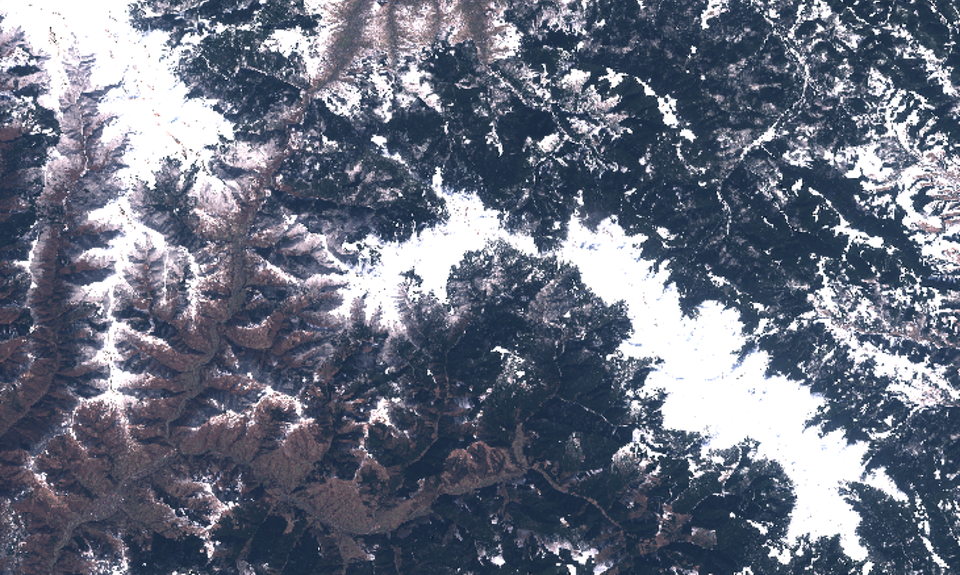
#> input picture images/naturalimage.png, 960 x 575 px, shrunk from 1488 x 892 before the run
$ jupyter execute --allow-errors demo.ipynb
#> lines starting #> are read from the running program, lines starting #| are printed output that depends on the picture
### algorithm.py
import cv2
import numpy as np
import matplotlib.pyplot as plt
import time


def measure_performance(matcher, image1, image2):
    start_time = time.time()
    keypoints1, descriptors1 = matcher.find_keypoints_and_descriptors(image1)
    keypoints2, descriptors2 = matcher.find_keypoints_and_descriptors(image2)
    good_matches = matcher.match(descriptors1, descriptors2)
    end_time = time.time()

    execution_time = end_time - start_time
    num_matches = len(good_matches)

    return num_matches, execution_time


class SIFTMatcher:
    def __init__(self, ratio_thresh=0.6):
        self.ratio_thresh = ratio_thresh
        self.sift = cv2.SIFT_create()

    def find_keypoints_and_descriptors(self, image):
        grayscale = cv2.cvtColor(image, cv2.COLOR_BGR2GRAY)
        keypoints, descriptors = self.sift.detectAndCompute(grayscale, None)
        return keypoints, descriptors

    def match(self, descriptors1, descriptors2):
        bf = cv2.BFMatcher(cv2.NORM_L2)
        matches = bf.knnMatch(descriptors1, descriptors2, k=2)
        good = [m for m, n in matches if m.distance < self.ratio_thresh * n.distance]
        return good


class RANSACFilter:
    def __init__(self, reprojection_thresh=2.0):
        self.reprojection_thresh = reprojection_thresh

    def apply(self, keypoints1, keypoints2, matches):
        if not matches:
            return None, None
        pts1 = np.float32([keypoints1[m.queryIdx].pt for m in matches]).reshape(-1, 1, 2)
        pts2 = np.float32([keypoints2[m.trainIdx].pt for m in matches]).reshape(-1, 1, 2)
        M, mask = cv2.findHomography(pts1, pts2, cv2.RANSAC, self.reprojection_thresh)
        return M, mask

    # [7 lines left out: function check_geometric_consistency, not called in this run]


class ORBMatcher:
    def __init__(self, number_of_points=1000, fast_threshold=20):
        self.orb = cv2.ORB_create(nfeatures=number_of_points, fastThreshold=fast_threshold)

    def find_keypoints_and_descriptors(self, image):
        grayscale = cv2.cvtColor(image, cv2.COLOR_BGR2GRAY)
        keypoints, descriptors = self.orb.detectAndCompute(grayscale, None)
        return keypoints, descriptors

    def match(self, descriptors1, descriptors2):
        bf = cv2.BFMatcher(cv2.NORM_HAMMING, crossCheck=True)
        matches = bf.match(descriptors1, descriptors2)
        matches = sorted(matches, key=lambda x: x.distance)
        return matches


class AKAZEMatcher:
    def __init__(self):
        self.akaze = cv2.AKAZE_create()

    def find_keypoints_and_descriptors(self, image):
        grayscale = cv2.cvtColor(image, cv2.COLOR_BGR2GRAY)
        keypoints, descriptors = self.akaze.detectAndCompute(grayscale, None)
        return keypoints, descriptors

    def match(self, descriptors1, descriptors2):
        bf = cv2.BFMatcher(cv2.NORM_HAMMING, crossCheck=True)
        matches = bf.match(descriptors1, descriptors2)
        matches = sorted(matches, key=lambda x: x.distance)
        return matches

### demo.ipynb
[cell 1]
import numpy as np
import cv2
from matplotlib import pyplot as plt

# Uploading key points and descriptors from .npz files
#> (the rest of this cell did not finish here and is left out)

[cell 2]
from algorithm import *

# Загрузка изображений
image1 = cv2.imread('images/naturalimage.png')
#> image1 is the input picture: shape (575, 960, 3); mean B, G, R 129.2, 113.6, 107.2
image2 = cv2.imread('images/image_3.png')
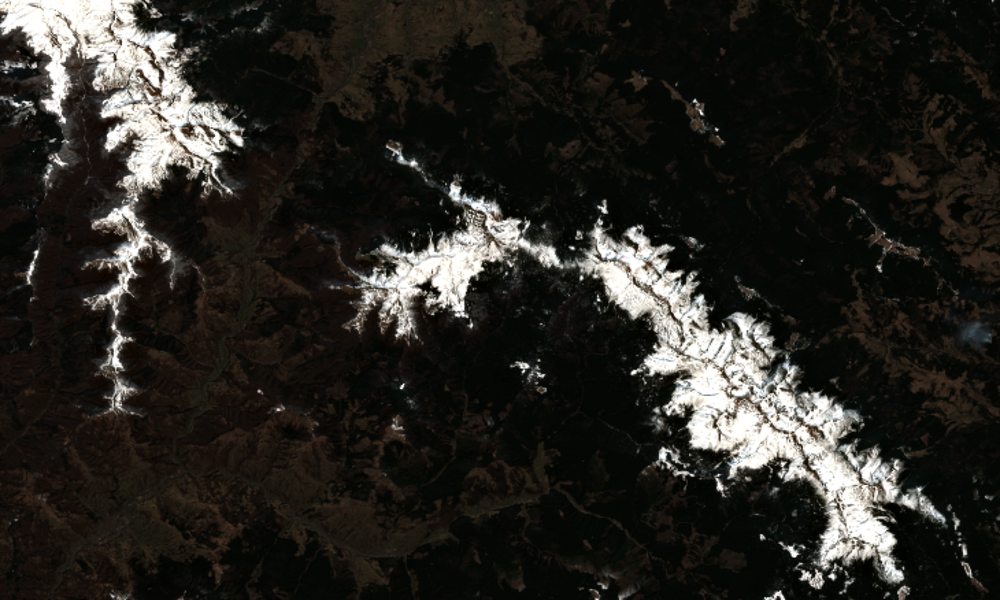
#> input picture images/image_3.png, 1000 x 600 px, shrunk from 1550 x 930 before the run
#> image2 is the input picture: shape (600, 1000, 3); mean B, G, R 33.4, 37.8, 39.4

sift_matcher = SIFTMatcher(ratio_thresh=0.75)
orb_matcher = ORBMatcher(number_of_points=500)
akaze_matcher = AKAZEMatcher()

sift_performance = measure_performance(sift_matcher, image1, image2)
#> in find_keypoints_and_descriptors, `grayscale = cv2.cvtColor(image, cv2.COLOR_BGR2GRAY)`:
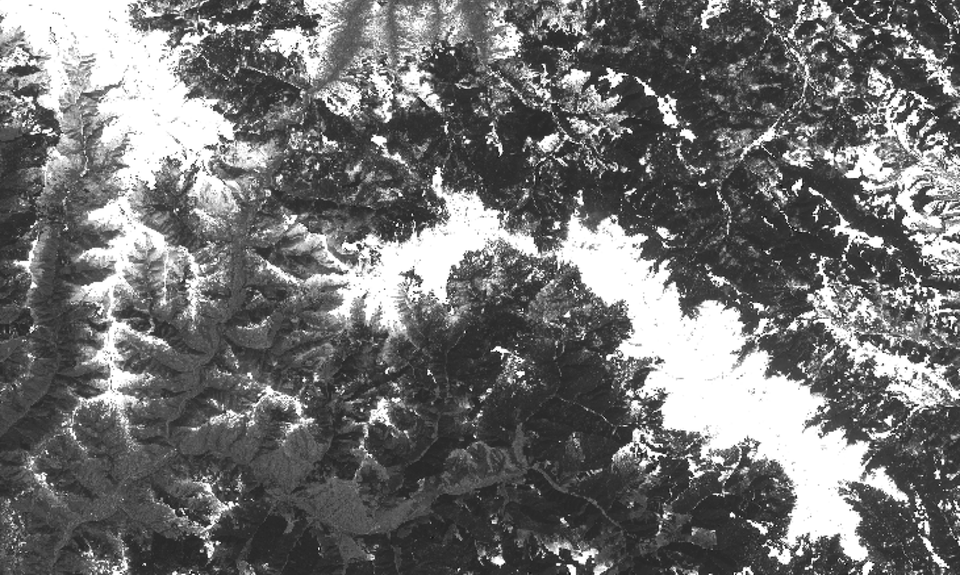
#> grayscale: shape (575, 960); min 1, max 255, mean 113.4
#> in find_keypoints_and_descriptors, `keypoints, descriptors = self.sift.detectAndCompute(grayscale, None)`: keypoints = 7317 keypoints; strongest (x, y, size): (688, 71, 1.9), (732, 515, 3.3), (397, 225, 1.9), (693, 49, 3.8)
#> in measure_performance, `keypoints1, descriptors1 = matcher.find_keypoints_and_descriptors(imag..`: keypoints1 has the same summary as keypoints in find_keypoints_and_descriptors
#> in find_keypoints_and_descriptors (call 2), `keypoints, descriptors = self.sift.detectAndCompute(grayscale, None)`: keypoints = 3226 keypoints; strongest (x, y, size): (832, 576, 4), (633, 372, 3.4), (794, 554, 4.8), (598, 300, 2)
#> in measure_performance, `keypoints2, descriptors2 = matcher.find_keypoints_and_descriptors(imag..`: keypoints2 has the same summary as keypoints in find_keypoints_and_descriptors
#> in match, `matches = bf.knnMatch(descriptors1, descriptors2, k=2)`: matches = 7317 matches
#> in match, `good = [m for m, n in matches if m.distance < self.ratio_thresh * n.di..`: good = 112 matches
#> in measure_performance, `num_matches = len(good_matches)`: num_matches = 112
#> sift_performance = (112, 2.13)
orb_performance = measure_performance(orb_matcher, image1, image2)
#> in find_keypoints_and_descriptors, `keypoints, descriptors = self.orb.detectAndCompute(grayscale, None)`: keypoints = 500 keypoints; strongest (x, y, size): (920, 526, 31), (653, 456, 31), (845, 248, 31), (656, 459, 31)
#> in measure_performance (call 2), `keypoints1, descriptors1 = matcher.find_keypoints_and_descriptors(imag..`: keypoints1 has the same summary as keypoints in find_keypoints_and_descriptors
#> in find_keypoints_and_descriptors (call 2), `keypoints, descriptors = self.orb.detectAndCompute(grayscale, None)`: keypoints = 500 keypoints; strongest (x, y, size): (793, 556, 37.2), (523, 371, 31), (632, 373, 31), (782, 463, 31)
#> in measure_performance (call 2), `keypoints2, descriptors2 = matcher.find_keypoints_and_descriptors(imag..`: keypoints2 has the same summary as keypoints in find_keypoints_and_descriptors
#> in match, `matches = bf.match(descriptors1, descriptors2)`: matches = 166 matches
#> orb_performance = (166, 0.0823)
akaze_performance = measure_performance(akaze_matcher, image1, image2)
#> in find_keypoints_and_descriptors, `keypoints, descriptors = self.akaze.detectAndCompute(grayscale, None)`: keypoints = 4760 keypoints; strongest (x, y, size): (876, 242, 8.1), (379, 140, 8.1), (687, 134, 8.1), (662, 231, 8.1)
#> in measure_performance (call 3), `keypoints1, descriptors1 = matcher.find_keypoints_and_descriptors(imag..`: keypoints1 has the same summary as keypoints in find_keypoints_and_descriptors
#> in find_keypoints_and_descriptors (call 2), `keypoints, descriptors = self.akaze.detectAndCompute(grayscale, None)`: keypoints = 2282 keypoints; strongest (x, y, size): (547, 256, 16.1), (187, 130, 8.1), (548, 256, 11.4), (454, 192, 11.4)
#> in measure_performance (call 3), `keypoints2, descriptors2 = matcher.find_keypoints_and_descriptors(imag..`: keypoints2 has the same summary as keypoints in find_keypoints_and_descriptors
#> in match, `matches = bf.match(descriptors1, descriptors2)`: matches = 998 matches
#> akaze_performance = (998, 1.08)

print(f"SIFT: Matches - {sift_performance[0]}, Time - {sift_performance[1]:.2f} seconds")
#| SIFT: Matches - 112, Time - 2.13 seconds
print(f"ORB: Matches - {orb_performance[0]}, Time - {orb_performance[1]:.2f} seconds")
#| ORB: Matches - 166, Time - 0.08 seconds
print(f"A-KAZE: Matches - {akaze_performance[0]}, Time - {akaze_performance[1]:.2f} seconds")
#| A-KAZE: Matches - 998, Time - 1.08 seconds

[cell 3]
def draw_matches_ransac(image1, keypoints1, image2, keypoints2, matches, title='Matches'):
    ransac_filter = RANSACFilter()
    M, mask = ransac_filter.apply(keypoints1, keypoints2, matches)
    if M is not None:
        draw_params = dict(matchColor=(0, 255, 0),
                           singlePointColor=None,
                           matchesMask=mask.ravel().tolist(),
                           flags=2)
        img_matches = cv2.drawMatches(image1, keypoints1, image2, keypoints2, matches, None, **draw_params)

        plt.figure(figsize=(10, 5))
        plt.imshow(img_matches)
        plt.title(title)
        plt.show()

siftkeypoints1, siftdescriptors1 = sift_matcher.find_keypoints_and_descriptors(image1)
#> in find_keypoints_and_descriptors (call 3), `keypoints, descriptors = self.sift.detectAndCompute(grayscale, None)`: keypoints = 7317 keypoints; strongest (x, y, size): (688, 71, 1.9), (732, 515, 3.3), (397, 225, 1.9), (693, 49, 3.8)
#> siftkeypoints1 has the same summary as keypoints in find_keypoints_and_descriptors
siftkeypoints2, siftdescriptors2 = sift_matcher.find_keypoints_and_descriptors(image2)
#> in find_keypoints_and_descriptors (call 4), `keypoints, descriptors = self.sift.detectAndCompute(grayscale, None)`: keypoints = 3226 keypoints; strongest (x, y, size): (832, 576, 4), (633, 372, 3.4), (794, 554, 4.8), (598, 300, 2)
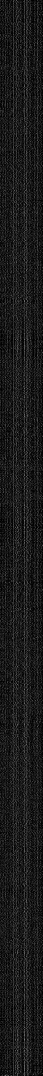
#> siftdescriptors2: shape (3226, 128) float32 (shown at 1/3 size); min 0, max 224, mean 26.3
#> siftkeypoints2 has the same summary as keypoints in find_keypoints_and_descriptors

orbkeypoints1, orbdescriptors1 = orb_matcher.find_keypoints_and_descriptors(image1)
#> in find_keypoints_and_descriptors (call 3), `keypoints, descriptors = self.orb.detectAndCompute(grayscale, None)`: keypoints = 500 keypoints; strongest (x, y, size): (920, 526, 31), (653, 456, 31), (845, 248, 31), (656, 459, 31)
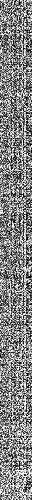
#> orbdescriptors1: shape (500, 32); min 0, max 255, mean 131.6
#> orbkeypoints1 has the same summary as keypoints in find_keypoints_and_descriptors
orbkeypoints2, orbdescriptors2 = orb_matcher.find_keypoints_and_descriptors(image2)
#> in find_keypoints_and_descriptors (call 4), `keypoints, descriptors = self.orb.detectAndCompute(grayscale, None)`: keypoints = 500 keypoints; strongest (x, y, size): (793, 556, 37.2), (523, 371, 31), (632, 373, 31), (782, 463, 31)
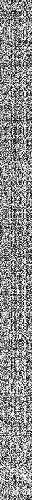
#> orbdescriptors2: shape (500, 32); min 0, max 255, mean 140.4
#> orbkeypoints2 has the same summary as keypoints in find_keypoints_and_descriptors

akazekeypoints1, akazedescriptors1 = akaze_matcher.find_keypoints_and_descriptors(image1)
#> in find_keypoints_and_descriptors (call 3), `keypoints, descriptors = self.akaze.detectAndCompute(grayscale, None)`: keypoints = 4760 keypoints; strongest (x, y, size): (876, 242, 8.1), (379, 140, 8.1), (687, 134, 8.1), (662, 231, 8.1)
#> akazekeypoints1 has the same summary as keypoints in find_keypoints_and_descriptors
akazekeypoints2, akazedescriptors2 = akaze_matcher.find_keypoints_and_descriptors(image2)
#> in find_keypoints_and_descriptors (call 4), `keypoints, descriptors = self.akaze.detectAndCompute(grayscale, None)`: keypoints = 2282 keypoints; strongest (x, y, size): (547, 256, 16.1), (187, 130, 8.1), (548, 256, 11.4), (454, 192, 11.4)
#> akazekeypoints2 has the same summary as keypoints in find_keypoints_and_descriptors

good_matches_sift = sift_matcher.match(siftdescriptors1, siftdescriptors2)
#> good_matches_sift = 112 matches

good_matches_orb = orb_matcher.match(orbdescriptors1, orbdescriptors2)
#> good_matches_orb = 166 matches

good_matches_akaze = akaze_matcher.match(akazedescriptors1, akazedescriptors2)
#> good_matches_akaze = 998 matches

draw_matches_ransac(image1, siftkeypoints1, image2, siftkeypoints2, good_matches_sift, 'SIFT Matches')
#> in apply, `pts1 = np.float32([keypoints1[m.queryIdx].pt for m in matches]).reshap..`: pts1 = 112 rows, first 8: [75.92, 288], [75.92, 288], [110.1, 197.8], [134.4, 10.99], [147.4, 263.9], [166.8, 236], [172.4, 215.1], [174.2, 189.5]
#> in apply, `pts2 = np.float32([keypoints2[m.trainIdx].pt for m in matches]).reshap..`: pts2 = 112 rows, first 8: [494, 202.4], [494, 202.4], [114.6, 206.3], [138, 10.53], [147.4, 262.7], [139.3, 258.5], [603.9, 217.5], [157.8, 191]
#> in apply, `M, mask = cv2.findHomography(pts1, pts2, cv2.RANSAC, self.reprojection..`: M = [[1.05, -0.000856, -2.96], [-0.000245, 1.05, 0.247], [5.12e-06, -2.65e-07, 1]]; mask = 112 values, max 1 at index 3, min 0 at index 0, mean 0.571
#> in draw_matches_ransac, `draw_params = dict(matchColor=(0, 255, 0), singlePointColor=None, matc..`: draw_params = 4 items
#> in draw_matches_ransac, `img_matches = cv2.drawMatches(image1, keypoints1, image2, keypoints2, ..`:
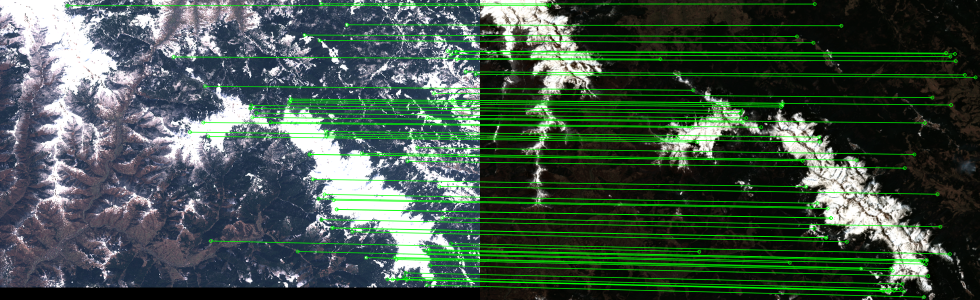
#> img_matches: shape (600, 1960, 3) (shown at 1/2 size); mean B, G, R 73.4, 86.3, 66.2
draw_matches_ransac(image1, orbkeypoints1, image2, orbkeypoints2, good_matches_orb, 'ORB Matches')
#> call 2 of draw_matches_ransac, with title = 'ORB Matches'
#> in apply (call 2), `pts1 = np.float32([keypoints1[m.queryIdx].pt for m in matches]).reshap..`: pts1 = 166 rows, first 8: [675.6, 122.7], [614.4, 169.2], [495.6, 211.5], [635, 429.1], [608.3, 357.7], [676, 122.3], [643, 87], [576, 288]
#> in apply (call 2), `pts2 = np.float32([keypoints2[m.trainIdx].pt for m in matches]).reshap..`: pts2 = 166 rows, first 8: [524.6, 365], [604.8, 211.2], [516.3, 219.8], [119.2, 364.6], [632.4, 371.5], [541.4, 375.8], [522.7, 371.5], [597.6, 298.8]
#> in draw_matches_ransac (call 2), `M, mask = ransac_filter.apply(keypoints1, keypoints2, matches)`: M = [[0.999, -0.141, 29.21], [0.0391, 0.879, 4.49], [1.43e-05, -0.000227, 1]]; mask = 166 values, max 1 at index 2, min 0 at index 0, mean 0.0904
#> in draw_matches_ransac (call 2), `img_matches = cv2.drawMatches(image1, keypoints1, image2, keypoints2, ..`:
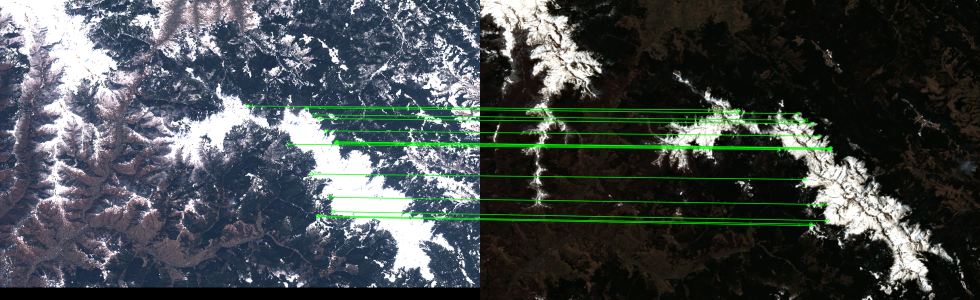
#> img_matches: shape (600, 1960, 3) (shown at 1/2 size); mean B, G, R 76.4, 75.5, 69.2
draw_matches_ransac(image1, akazekeypoints1, image2, akazekeypoints2, good_matches_akaze, 'AKAZE Matches')
#> call 3 of draw_matches_ransac, with title = 'AKAZE Matches'
#> in apply (call 3), `pts1 = np.float32([keypoints1[m.queryIdx].pt for m in matches]).reshap..`: pts1 = 998 rows, first 8: [737, 453.8], [631.3, 243.5], [537.1, 232.6], [592.1, 280.6], [656.4, 380.4], [879.3, 493.5], [556.3, 224.8], [562.3, 233.3]
#> in apply (call 3), `pts2 = np.float32([keypoints2[m.trainIdx].pt for m in matches]).reshap..`: pts2 = 998 rows, first 8: [767.5, 475.6], [655.2, 253.7], [559.6, 241.9], [617.5, 291.8], [679.9, 399.9], [916.4, 512.9], [578.6, 234.3], [588, 243.3]
#> in draw_matches_ransac (call 3), `M, mask = ransac_filter.apply(keypoints1, keypoints2, matches)`: M = [[1.06, 0.00768, -6.59], [0.00202, 1.06, -3.03], [8.89e-06, 1.06e-05, 1]]; mask = 998 values, max 1 at index 2, min 0 at index 0, mean 0.216
#> in draw_matches_ransac (call 3), `img_matches = cv2.drawMatches(image1, keypoints1, image2, keypoints2, ..`:
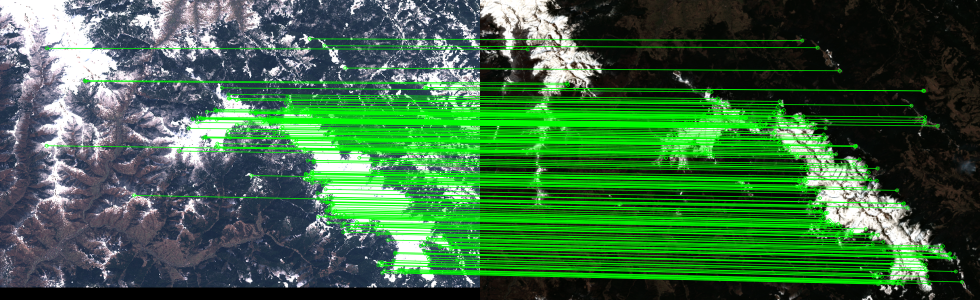
#> img_matches: shape (600, 1960, 3) (shown at 1/2 size); mean B, G, R 64.8, 105.7, 58
